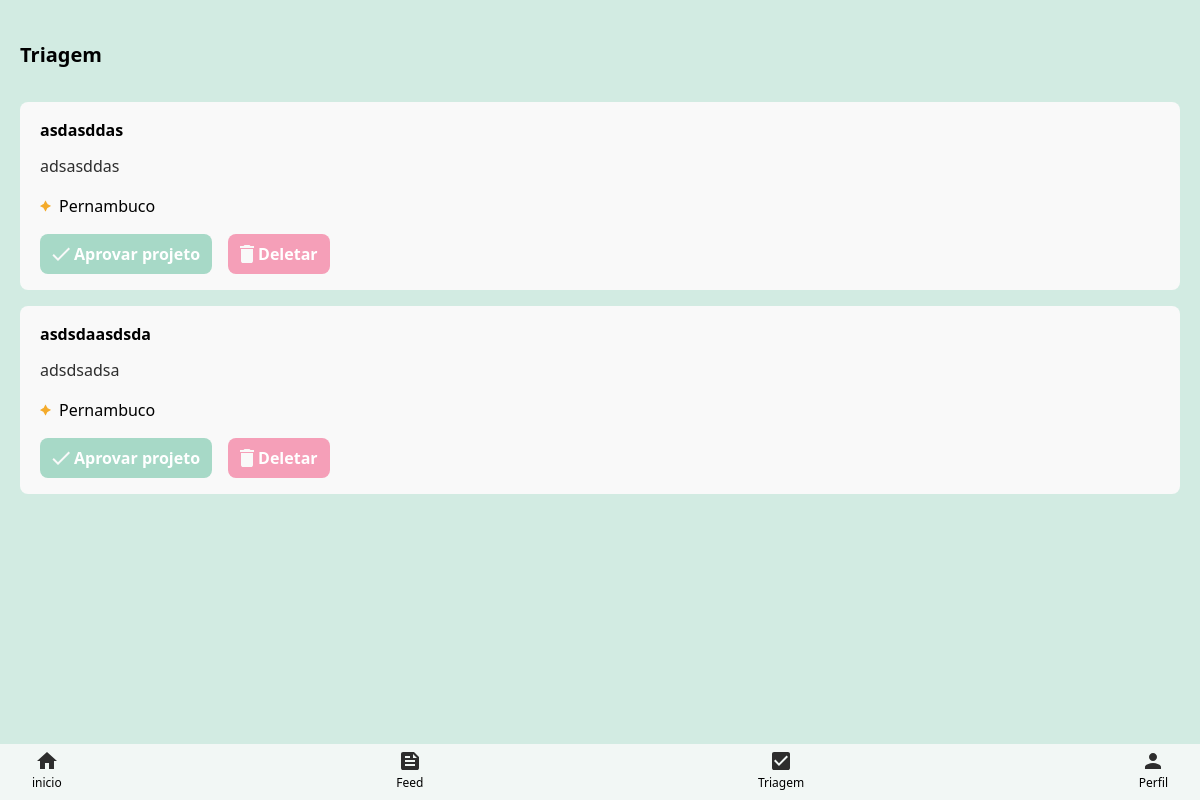
The page /triagem/ (signed in) on the database as committed earlier.
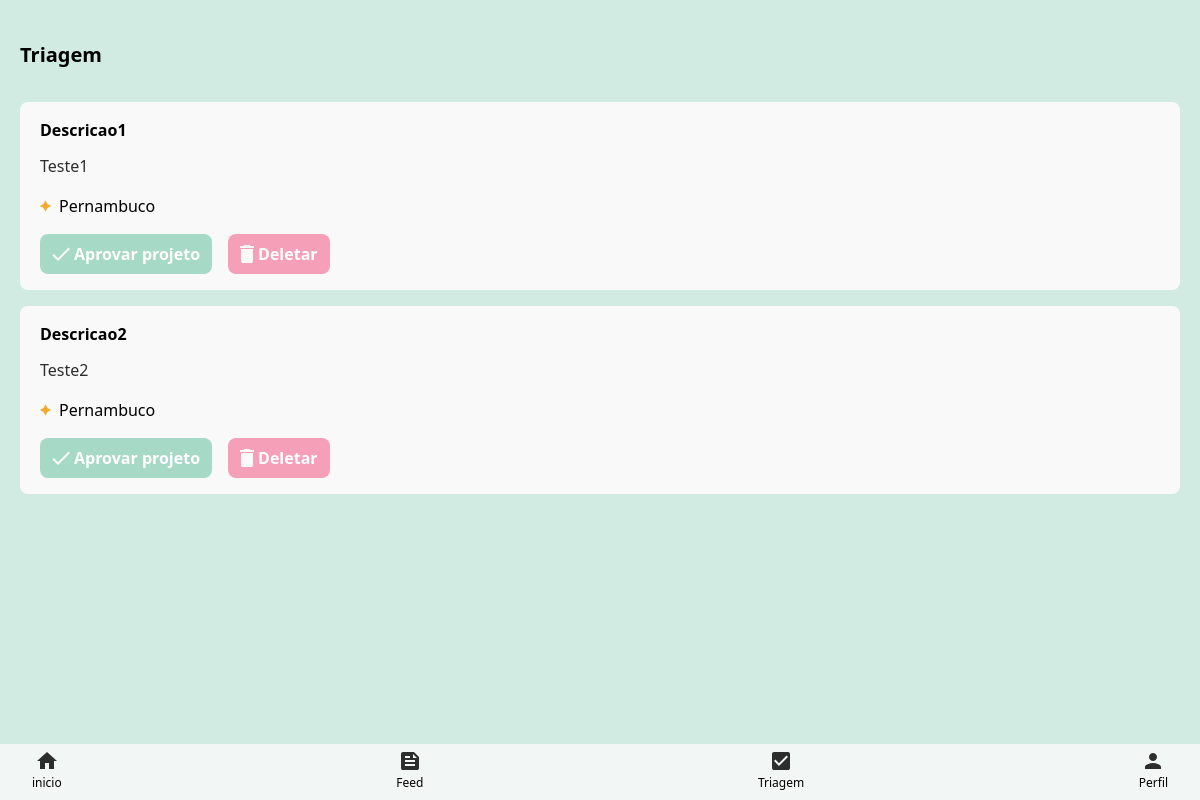
The same page on the database as committed later.
### fullapp/models.py (models this page shows, shortened)
class Demand(models.Model):
    user = models.ForeignKey(User, on_delete=models.CASCADE, null=True, blank=True)
    title = models.CharField(max_length=255, null=True, blank=True)
    description = models.CharField(max_length=255, null=True, blank=True)
    status = models.CharField(choices=get_choices(StatusEnum), default=StatusEnum.IN_ANALISYS, max_length=255, null=True, blank=True)
    region = models.CharField(choices=get_choices(RegionEnum), default=RegionEnum.PERNAMBUCO, max_length=255, null=True, blank=True)
    user = models.ForeignKey(User, on_delete=models.CASCADE, null=True, blank=True)
    created_at = models.DateTimeField(auto_now_add=True)

### fullapp/views.py (the view)
# urls.py: path('triagem/', triagem, name='triagem'),
def triagem(request):
    current_user = request.user
    if current_user.role != 2:
        return redirect('home')
    demands = Demand.objects.filter(status=StatusEnum.IN_ANALISYS, region=current_user.region)
    return render(request, 'embassor/triagem.html', {'demands': demands})

### fullapp/templates/embassor/triagem.html (shortened to what this page needs)
<!DOCTYPE html>
<html lang="en" class="h-screen">
  <head>
    <script src="https://cdn.tailwindcss.com"></script>
  </head>
  <body class="h-screen bg-[#A7D9C780]/50">
    <div class="px-5 py-10">
      <h1 class="font-bold text-[20px] mb-8">Triagem</h1>
      {% if demands %}
      <div>
        {% for demand in demands %}
        <div class="bg-[#F9F9F9] mb-4 px-5 py-4 rounded-lg">
          <p class="text-[16px] font-bold mb-3">{{ demand.description }}</p>
          <p class="mb-4 text-[#2D2D2D]">{{ demand.title }}</p>
          <div class="flex items-center gap-2 mb-4">
            <img src="../../static/img/star-yellow.png" alt="">
            <p>{{ demand.region }}</p>
          </div>
          <div class="flex gap-4">
            <a href="{% url 'aprovar_triagem' demand.id %}" class="flex items-center bg-[#A7D9C7] px-3 py-2 text-white font-bold rounded-lg gap-1">
              <img src="../../static/img/check.svg" alt="">
              <p>Aprovar projeto</p>
            </a>
            <a href="{% url 'rejeitar_triagem' demand.id %}" class="flex items-center bg-[#F59FB8] px-3 py-2 text-white font-bold rounded-lg gap-1">
              <img src="../../static/img/delete.svg" alt="">
              <p>Deletar</p>
            </a>
          </div>
        </div>
        {% endfor %}
      </div>
      {% else %}
      <p>Nenhuma demanda em análise no momento.</p>
      {% endif %}
    </div>
    {% include "embassor/navbar.html" %}
  </body>
</html>

Rows that differ between the two databases and show on the page:
no longer on this page (row edited): Demand: description "asdasddas", title "adsasddas", region "Pernambuco"
no longer on this page (row edited): Demand: description "asdsdaasdsda", title "adsdsadsa", region "Pernambuco"
added Demand: description "Descricao1", title "Teste1", region "Pernambuco"
added Demand: description "Descricao2", title "Teste2", region "Pernambuco"
